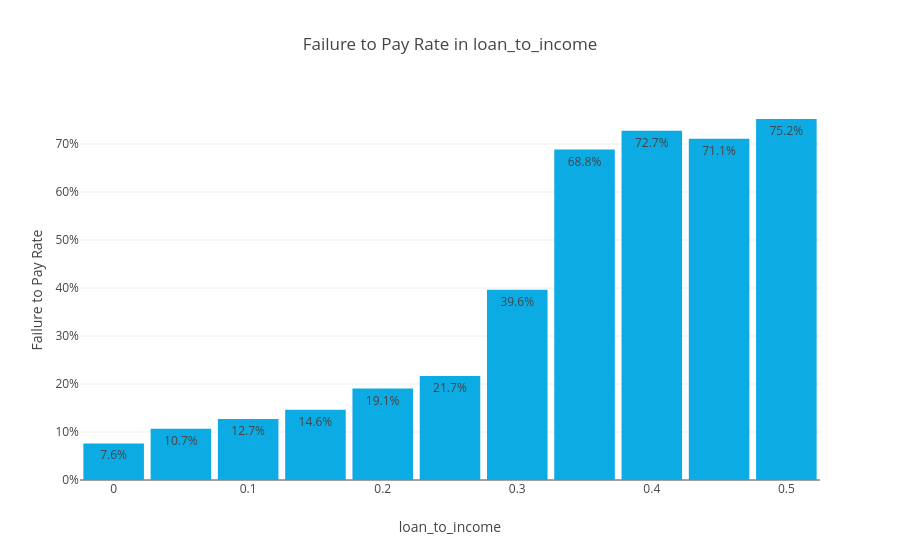
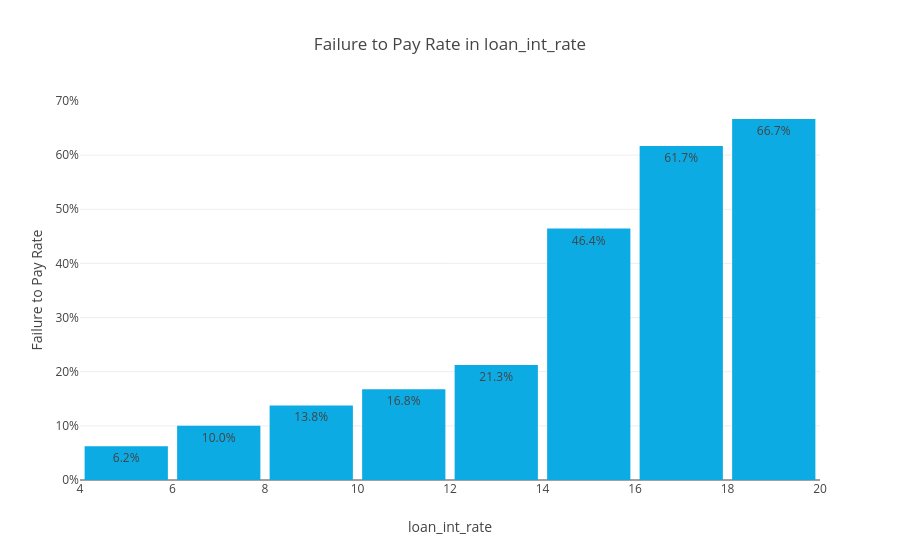
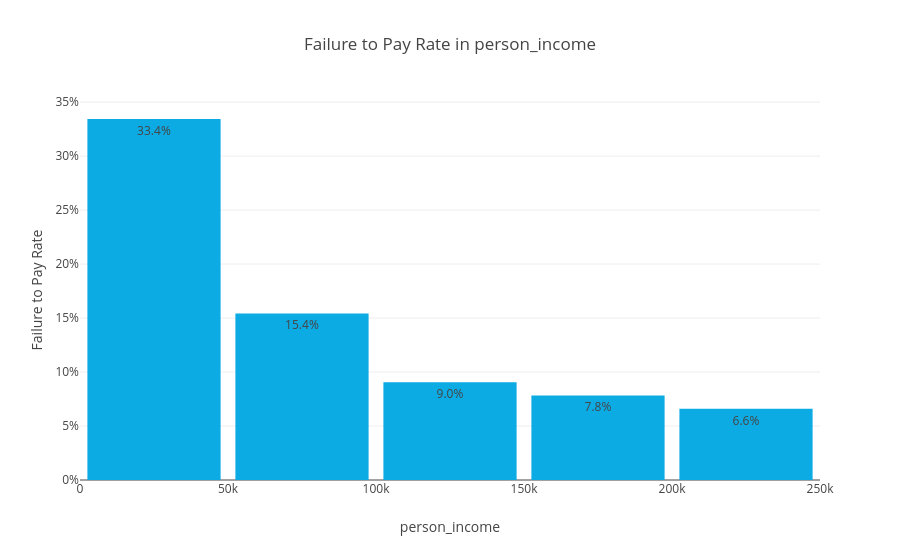

Here is the notebook cell these charts were saved with, in order:
### Markdown cell above
# EDA for Num

### Code cell
for col in ["loan_to_income", "loan_int_rate", "person_income", "loan_amnt",
            "person_emp_length", "person_age", "cb_person_cred_hist_length"]:
    data = df.dropna(subset=[col])
    data = data[data[col] <= data[col].quantile(0.99)]
    fig_2 = px.histogram(data, x=col, y="loan_status", histfunc="avg", nbins=10, text_auto=".1%",
                         title=f"Failure to Pay Rate in {col}", color_discrete_sequence=["#0DABE4"])
    fig_2.update_layout(yaxis_title="Failure to Pay Rate", yaxis_tickformat=".0%", bargap=0.1)
    fig_2.show()

### Figure 1 — Plotly figure (JSON) as saved in the notebook; plotly's stock layout.template omitted (floating-point values rounded to 4 significant figures; data arrays with more than 128 entries replaced by an {"elided": "..."} marker saying what was removed)
{"data": [{"bingroup": "x", "histfunc": "avg", "hovertemplate": "loan_to_income=%{x}<br>avg of loan_status=%{y}<extra></extra>", "legendgroup": "", "marker": {"color": "#0DABE4", "pattern": {"shape": ""}}, "name": "", "nbinsx": 10, "orientation": "v", "showlegend": false, "texttemplate": "%{value:.1%}", "type": "histogram", "x": {"elided": "32085 float values"}, "xaxis": "x", "y": {"elided": "32085 int values"}, "yaxis": "y"}], "layout": {"bargap": 0.1, "barmode": "relative", "legend": {"tracegroupgap": 0}, "title": {"text": "Failure to Pay Rate in loan_to_income"}, "xaxis": {"anchor": "y", "domain": [0, 1], "title": {"text": "loan_to_income"}}, "yaxis": {"anchor": "x", "domain": [0, 1], "tickformat": ".0%", "title": {"text": "Failure to Pay Rate"}}}}

### Figure 2 — Plotly figure (JSON) as saved in the notebook; plotly's stock layout.template omitted (floating-point values rounded to 4 significant figures; data arrays with more than 128 entries replaced by an {"elided": "..."} marker saying what was removed)
{"data": [{"bingroup": "x", "histfunc": "avg", "hovertemplate": "loan_int_rate=%{x}<br>avg of loan_status=%{y}<extra></extra>", "legendgroup": "", "marker": {"color": "#0DABE4", "pattern": {"shape": ""}}, "name": "", "nbinsx": 10, "orientation": "v", "showlegend": false, "texttemplate": "%{value:.1%}", "type": "histogram", "x": {"elided": "29033 float values"}, "xaxis": "x", "y": {"elided": "29033 int values"}, "yaxis": "y"}], "layout": {"bargap": 0.1, "barmode": "relative", "legend": {"tracegroupgap": 0}, "title": {"text": "Failure to Pay Rate in loan_int_rate"}, "xaxis": {"anchor": "y", "domain": [0, 1], "title": {"text": "loan_int_rate"}}, "yaxis": {"anchor": "x", "domain": [0, 1], "tickformat": ".0%", "title": {"text": "Failure to Pay Rate"}}}}

### Figure 3 — Plotly figure (JSON) as saved in the notebook; plotly's stock layout.template omitted (floating-point values rounded to 4 significant figures; data arrays with more than 128 entries replaced by an {"elided": "..."} marker saying what was removed)
{"data": [{"bingroup": "x", "histfunc": "avg", "hovertemplate": "person_income=%{x}<br>avg of loan_status=%{y}<extra></extra>", "legendgroup": "", "marker": {"color": "#0DABE4", "pattern": {"shape": ""}}, "name": "", "nbinsx": 10, "orientation": "v", "showlegend": false, "texttemplate": "%{value:.1%}", "type": "histogram", "x": {"elided": "32087 int values"}, "xaxis": "x", "y": {"elided": "32087 int values"}, "yaxis": "y"}], "layout": {"bargap": 0.1, "barmode": "relative", "legend": {"tracegroupgap": 0}, "title": {"text": "Failure to Pay Rate in person_income"}, "xaxis": {"anchor": "y", "domain": [0, 1], "title": {"text": "person_income"}}, "yaxis": {"anchor": "x", "domain": [0, 1], "tickformat": ".0%", "title": {"text": "Failure to Pay Rate"}}}}
